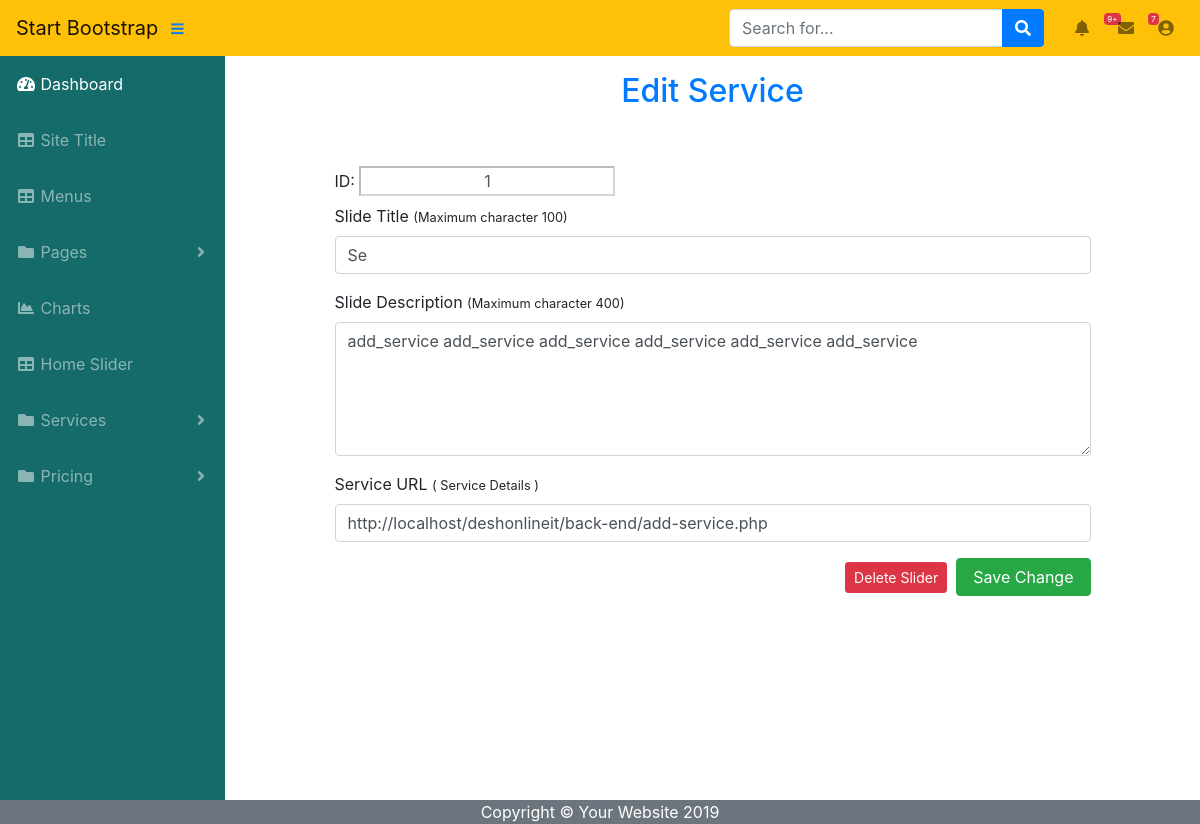
/back-end/edit-service.php?service-id=1 (signed in), run on the app's committed database.
### tables this page shows
CREATE TABLE `all_service` (
  `service_id` int(11) NOT NULL,
  `service_title` varchar(200) NOT NULL,
  `service_description` varchar(500) NOT NULL,
  `service_url` varchar(200) NOT NULL
);

### back-end/edit-service.php (the view, shortened to what this page needs)
<?php
	include('header.php');
	include('sidebar.php');
?>
<div class="container-fluid">
	<div class="text-center text-primary py-3">
		<h2>Edit Service</h2>
	</div>
		<?php
		$id=$_GET['service-id'];
		$query="select * from all_service where service_id='$id'";
		$result=$conn->query($query);
		if(mysqli_num_rows($result)>0){
			$col=mysqli_fetch_array($result);
				?>
	<div id="add-slide" class="py-3">
		<form method="post" action="action/edit-service-action.php">
			<div class="py-2">
				<span>ID:</span>
				<input class="text-center bg-white" type="text" name="service_id" value="<?php echo $col['service_id']; ?>" disabled="disabled" />
			</div>
			<div class="form-group">
				<label for="service_title">Slide Title  <small>(Maximum character 100)</small></label>
				<input class="form-control" type="text" id="service_title" name="service_title" value="<?php echo $col['service_title']; ?>" maxlength="100"/>
			</div>
			<div class="form-group">
				<label for="service_description">Slide Description <small>(Maximum character 400)</small></label>
				<textarea class="form-control text-justify" id="service_description" name="service_description" rows="5" maxlength="400"><?php echo $col['service_description']; ?></textarea>
			</div>
			<div class="form-group">
				<label for="service_url">Service URL <small>( Service Details )</small></label>
				<input class="form-control" type="text" id="service_url" name="service_url" maxlength="200" value="<?php echo $col['service_url']; ?>" />
			</div>
			<div class="text-right">
				<a class="btn btn-danger btn-sm" href="delete-service.php?service-id=<?php echo $col['service_id']; ?>">Delete Slider</a>&nbsp;
				<button class="btn btn-success px-3" type="submit" name="update_service">Save Change</button>
			</div>
		</form>
	</div>
<?php
}
 ?>
</div>
<?php
	include('footer.php');
 ?>

### back-end/css/all-page.css (style rules this page uses)
#add-slide { width:80%; margin: 0 auto; }

### data on the page
all_service: service_id "1", service_title "Se", service_description "add_service add_service add_service add_service add_service add_service", service_url "http://localhost/deshonlineit/back-end/add-service.php"
